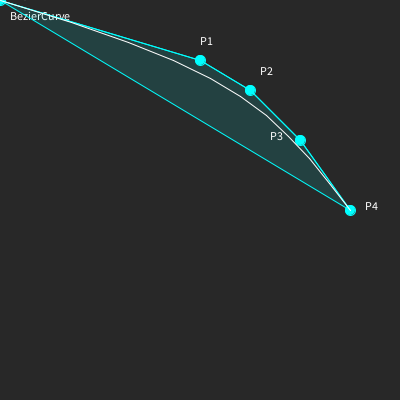
Frame 1 (no input)
Frame 60 (the mouse pressed at the canvas centre just before this capture): identical to frame 1, image omitted
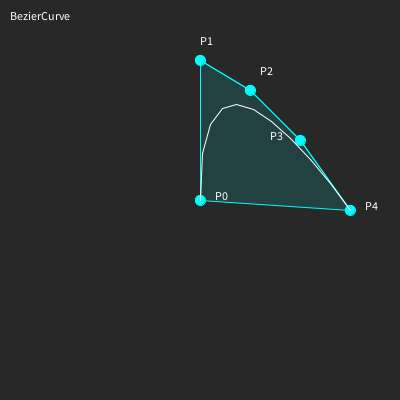
Frame 120 (the mouse held since frame 60 and released just before this capture)

The Processing sketch that drew these frames (run headless with seeded random() and noise(); from frame 60 on, the mouse is pressed at the canvas centre):

// Processing sketch: sketch_221025a
// ── sketch_221025a.pde
class BezierCurve {
  
    PVector P0, P1, P2, P3, P4;
    PVector[] R;
    int tn;
  
    BezierCurve() {
        P0 = new PVector(); P0.x = 150; P0.y = 50;
        P1 = new PVector(); P1.x = 200; P1.y = 60;
        P2 = new PVector(); P2.x = 250; P2.y = 90;
        P3 = new PVector(); P3.x = 300; P3.y = 140;
        P4 = new PVector(); P4.x = 350; P4.y = 210;
        
        tn = 10;
        R = new PVector[tn + 1];
    }
    
    int binom (int n,int r){
        int val;
        r = min(r, n-r);
        if (r == 0){
            val = 1;
        }else{
            val = binom(n-1, r-1)*n/r;
        }
        return val;
    }
  
    void draw() {
    
        int   tt;
        float t=0.0;
        float ts = (float)1 / tn;
        float[] B;
    
        stroke(0, 255, 255);
        fill(0, 255, 255, 30);
        
        beginShape();
        vertex(P0.x, P0.y);
        vertex(P1.x, P1.y);
        vertex(P2.x, P2.y);
        vertex(P3.x, P3.y);
        vertex(P4.x, P4.y); 
        endShape( CLOSE );
        
        line(P0.x, P0.y, P1.x, P1.y);
        line(P1.x, P1.y, P2.x, P2.y);
        line(P2.x, P2.y, P3.x, P3.y);
        line(P3.x, P3.y, P4.x, P4.y);
        
        fill(0, 255, 255);
        ellipse(P0.x, P0.y, 10, 10);
        ellipse(P1.x, P1.y, 10, 10);
        ellipse(P2.x, P2.y, 10, 10);
        ellipse(P3.x, P3.y, 10, 10);
        ellipse(P4.x, P4.y, 10, 10); 
        
        // text control points 
        fill(255, 255, 255);
        text("P0", P0.x+15, P0.y   ); // p0
        text("P1", P1.x,    P1.y-15); // p1
        text("P2", P2.x+10, P2.y-15); // p2
        text("P3", P3.x-30, P3.y   ); // p3 
        text("P4", P4.x+15, P4.y   ); // p4
        
        
        noFill();
        stroke(255, 255, 255);
        
        int n = 4;
        B = new float[n+1];
        
        for(tt = 0; tt < tn + 1; tt+=1) {
            for(int r = 0; r <= n; r++){
                B[r] =  binom(n,r) * pow(1-t,n-r) * pow(t,r);
            }
            
            R[tt] = new PVector();
            R[tt].x = B[0] * P0.x + B[1] * P1.x + B[2] * P2.x + B[3] * P3.x + B[4] * P4.x;
            R[tt].y = B[0] * P0.y + B[1] * P1.y + B[2] * P2.y + B[3] * P3.y + B[4] * P4.y; 

            if (tt != 0) line(R[tt-1].x, R[tt-1].y, R[tt].x, R[tt].y);               
            
        t = t + ts;
        //println(P0);
        }
        println(R[1]+" 1");
        println(R[2]+" 2");
    }
}



BezierCurve b0;
void setup() {
    size(400, 400);
    b0 = new BezierCurve();
}

void draw() {
    background(40);
  
    text("BezierCurve", 10, 20);
  
    b0.P0.x = mouseX; b0.P0.y = mouseY;
  
    b0.draw();
}
